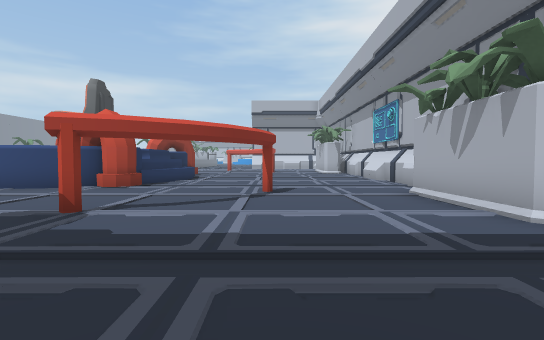
view 1 (above)

24 first-person views from a walk through a scene from a Unity 3-D project. The camera is 1.4 m above the floor, tilts 2° down and sees 85° across. The floor is counted in squares, 2 m on a side. Each view is taken from the middle of a square. On the plan, view 1 faces up. The plan holds only what a view shows up to about 10 squares ahead; the rest is blank. The place goes on beyond the plan.

view 2
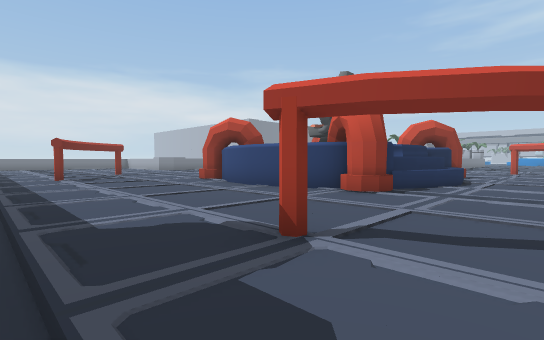

view 3
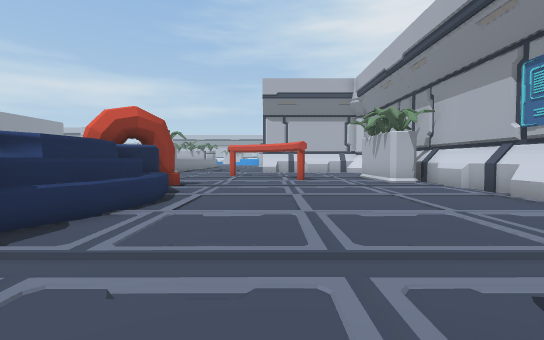

view 4
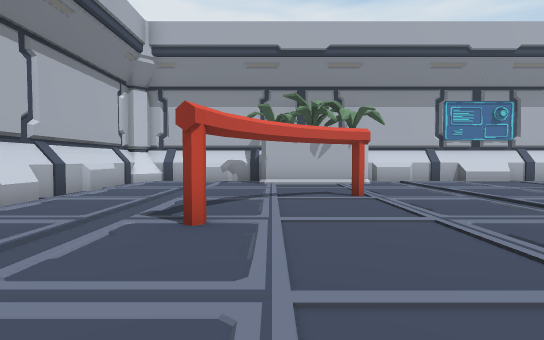

view 5
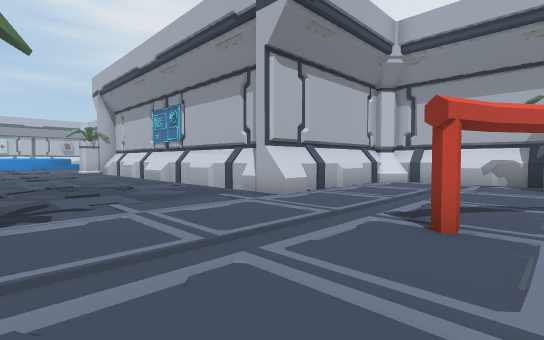

view 6
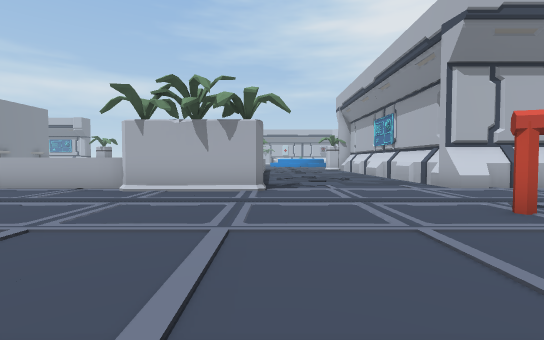

view 7
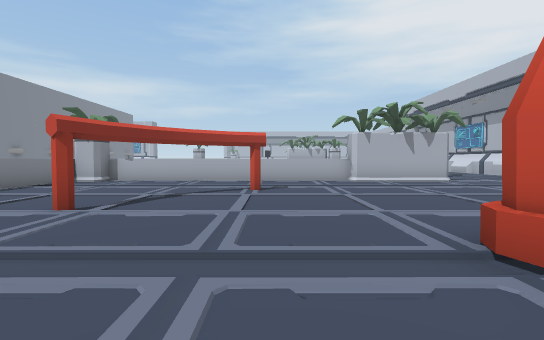

view 8
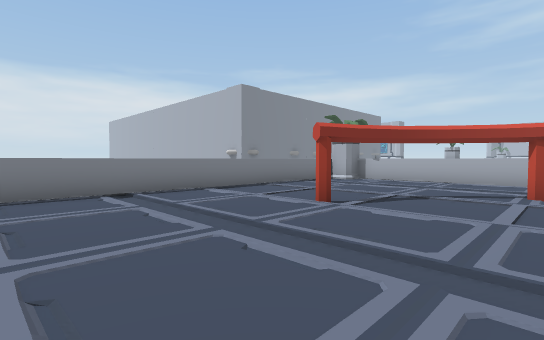

view 9
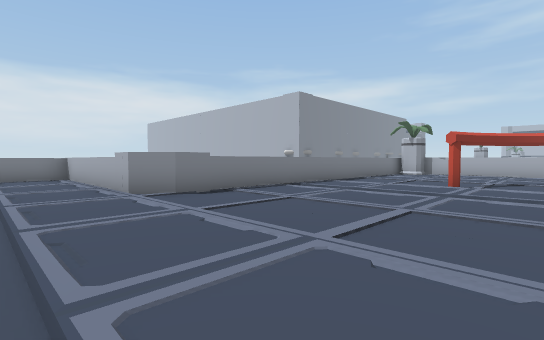

view 10
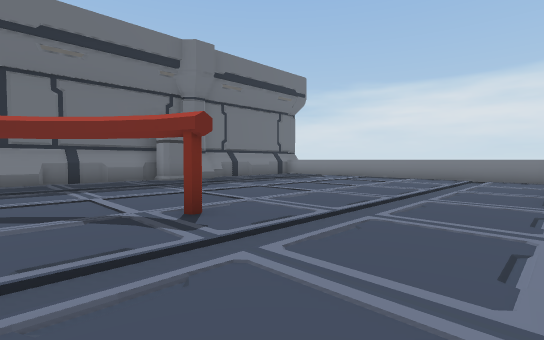

view 11
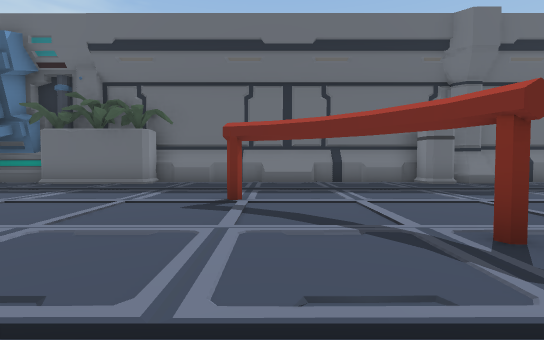

view 12
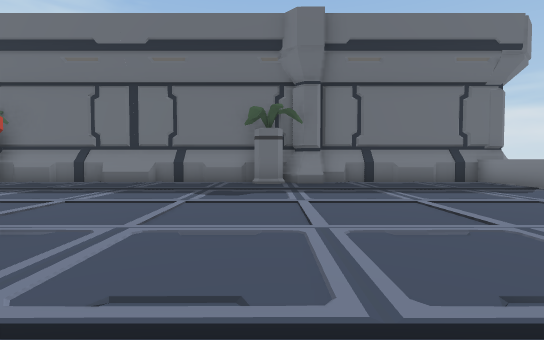

view 13
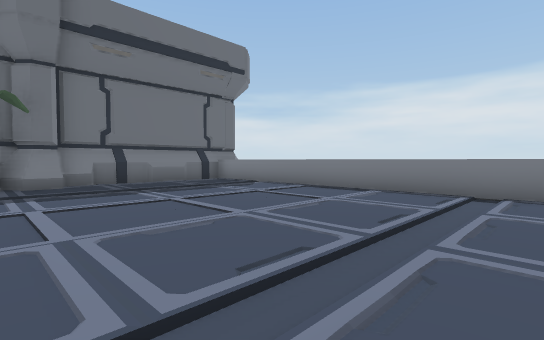

view 14
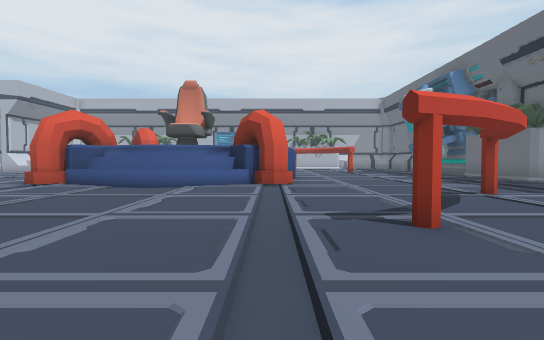

view 15
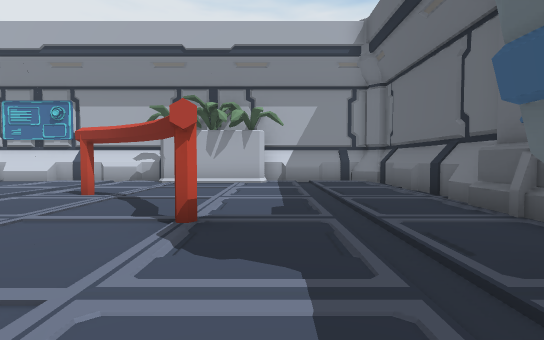

view 16
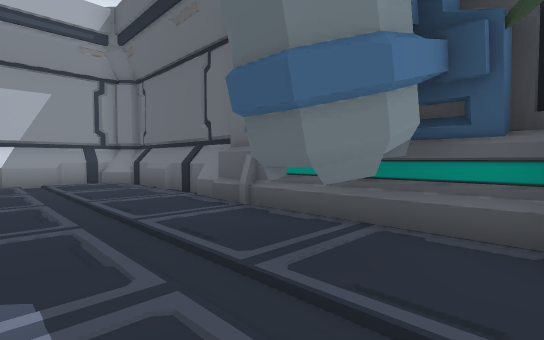

view 17
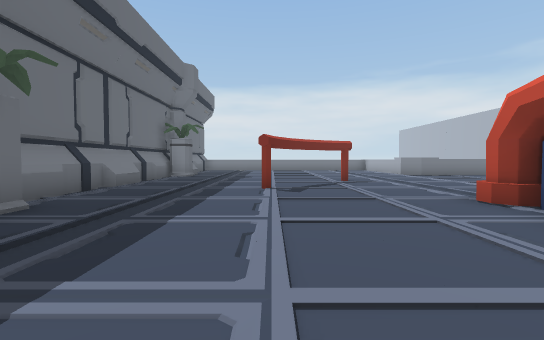

view 18
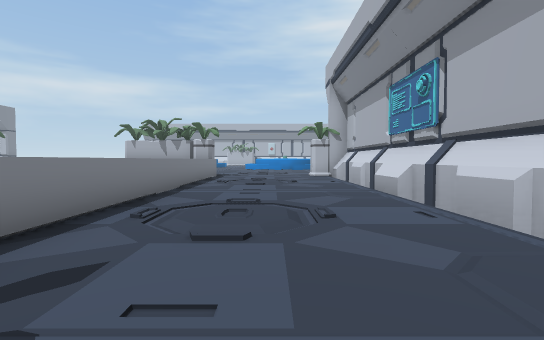

view 19
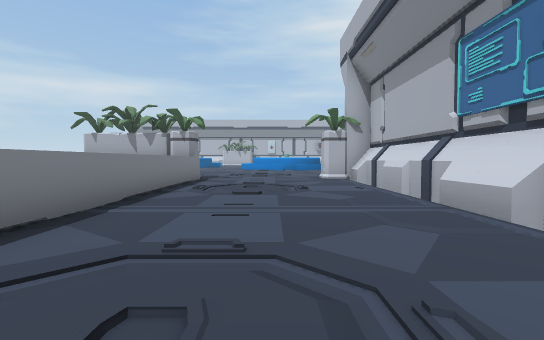

view 20
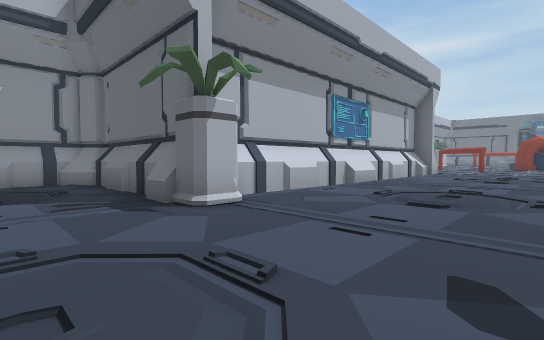

view 21
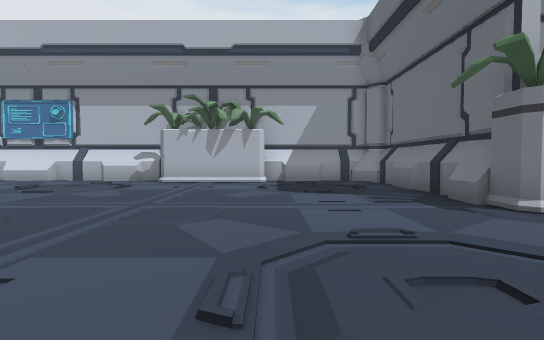

view 22
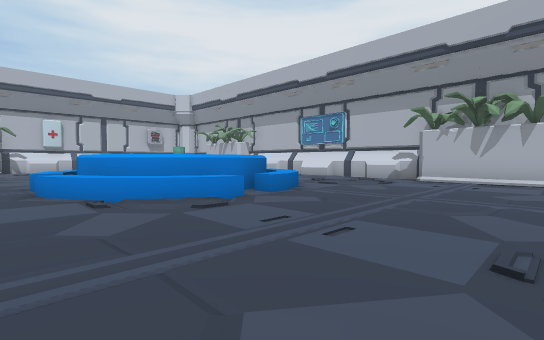

view 23
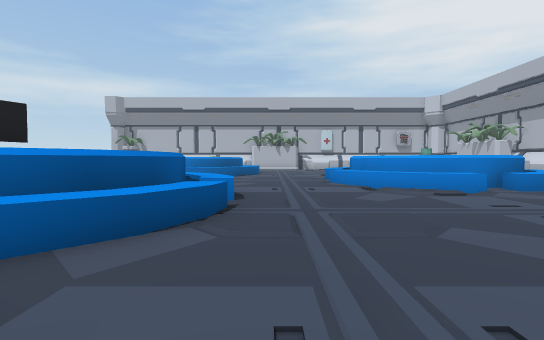

view 24
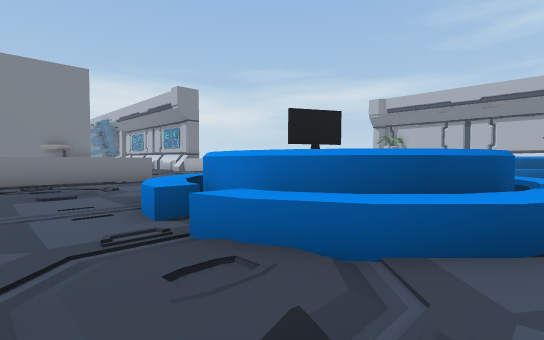

### Floor plan
Key: @ floor where view 1 was taken; # wall or solid block; . floor; / step, stairs or slope; ^ raised ledge; C column.
Columns run from 25 left of view 1 to 4 right of it. Each row starts with its distance up from view 1.
 47                 ....^       .#
 46                 ...^^    ^...#
 45                 ....^^ ^^^//.#
 44                ^.....^#^^../.#
 43                #^...//....//.#
 42                #^...........##
 41       ^        #^...........#
 40       ^....^####^...........##
 39       #.//.^^.^^....//....//.#
 38       #../...../...../...../.#
 37       #.//....//.. .//....//.#
 36                    ..........#
 35                   #....#######
 34                   ^.....#
 33                   #.//..#
 32                   #../..#
 31                   #.//..#
 30                   ^.....#
 29                   ^.....#
 28                   ^.....#
 27                   #.//..#
 26                   #../..#
 25                   #.//..#
 24                    .....#
 23                    .....######
 22        #^^^^^^^^###..........#
 21       ^......................#
 20       ^......................#
 19       ^......C........C......#
 18       ^.....................##
 17       ^.....................##
 16       ^...C...... .......C..##
 15       ^.........   . .......##
 14       ^........#     #.......#
 13       ^........^#   #^.......#
 12       ^........#     #.......#
 11       #.......^#     #^......#
 10 ^^^^^^.........^#    #.......#
  9 ^..............##    #.......#
  8 ^..............#######.......#
  7 ^.........#..............C...#
  6 ^.........C.................##
  5 ^...........................#
  4 ^............C........C.....##
  3 ^............................#
  2 ^............................#
  1 ^...................##.......#
  0 ^....###...##...#########@...#
 -1 #################       ######

Where each view was taken, in squares from view 1:
view 1: 0 up, 0 right, facing up
view 2: 2 up, 1 left, facing up-left
view 3: 6 up, 1 left, facing up
view 4: 18 up, 6 left, facing right
view 5: 18 up, 6 left, facing up-right
view 6: 15 up, 6 left, facing up
view 7: 12 up, 12 left, facing up
view 8: 12 up, 12 left, facing up-left
view 9: 8 up, 13 left, facing up-left
view 10: 10 up, 13 left, facing down-left
view 11: 9 up, 13 left, facing down
view 12: 9 up, 18 left, facing down
view 13: 9 up, 18 left, facing down-left
view 14: 8 up, 18 left, facing right
view 15: 3 up, 6 left, facing right
view 16: 3 up, 6 left, facing down-right
view 17: 4 up, 5 left, facing left
view 18: 22 up, 4 left, facing up
view 19: 25 up, 4 left, facing up
view 20: 38 up, 6 left, facing down-right
view 21: 39 up, 6 left, facing right
view 22: 39 up, 7 left, facing up-right
view 23: 37 up, 8 left, facing up
view 24: 37 up, 9 left, facing up-left
